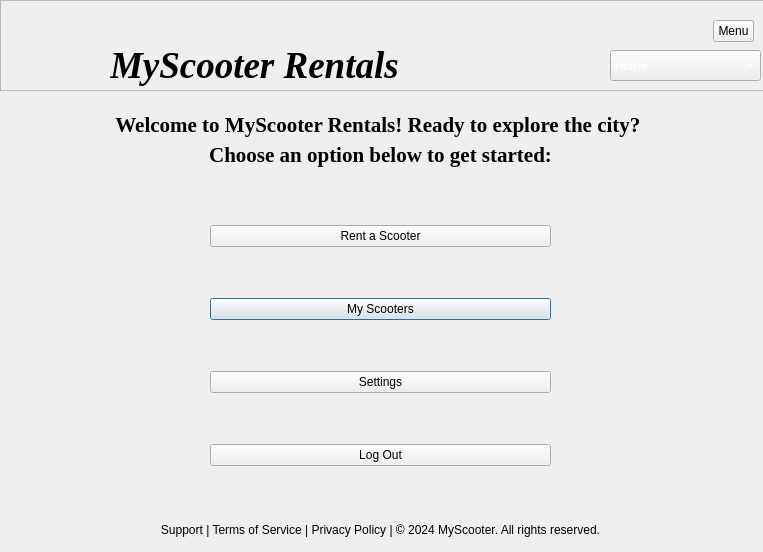
<?xml version="1.0" encoding="UTF-8"?>
<ui version="4.0">
 <class>scooter_management</class>
 <widget class="QDialog" name="scooter_management">
  <property name="geometry">
   <rect>
    <x>0</x>
    <y>0</y>
    <width>763</width>
    <height>552</height>
   </rect>
  </property>
  <property name="windowTitle">
   <string>Dialog</string>
  </property>
  <widget class="QWidget" name="verticalLayoutWidget">
   <property name="geometry">
    <rect>
     <x>210</x>
     <y>180</y>
     <width>341</width>
     <height>331</height>
    </rect>
   </property>
   <layout class="QVBoxLayout" name="verticalLayout">
    <item>
     <widget class="QPushButton" name="pushButton_2">
      <property name="text">
       <string>Rent a Scooter</string>
      </property>
      <property name="autoDefault">
       <bool>false</bool>
      </property>
     </widget>
    </item>
    <item>
     <widget class="QPushButton" name="pushButton_4">
      <property name="text">
       <string>My Scooters</string>
      </property>
     </widget>
    </item>
    <item>
     <widget class="QPushButton" name="pushButton">
      <property name="text">
       <string>Settings</string>
      </property>
     </widget>
    </item>
    <item>
     <widget class="QPushButton" name="pushButton_3">
      <property name="text">
       <string>Log Out</string>
      </property>
     </widget>
    </item>
   </layout>
  </widget>
  <widget class="QLabel" name="label_3">
   <property name="geometry">
    <rect>
     <x>0</x>
     <y>520</y>
     <width>761</width>
     <height>20</height>
    </rect>
   </property>
   <property name="text">
    <string>Support | Terms of Service | Privacy Policy | © 2024 MyScooter. All rights reserved.</string>
   </property>
   <property name="alignment">
    <set>Qt::AlignCenter</set>
   </property>
  </widget>
  <widget class="QFrame" name="frame">
   <property name="geometry">
    <rect>
     <x>0</x>
     <y>0</y>
     <width>771</width>
     <height>91</height>
    </rect>
   </property>
   <property name="frameShape">
    <enum>QFrame::StyledPanel</enum>
   </property>
   <property name="frameShadow">
    <enum>QFrame::Raised</enum>
   </property>
   <widget class="QLabel" name="label_2">
    <property name="geometry">
     <rect>
      <x>110</x>
      <y>40</y>
      <width>421</width>
      <height>50</height>
     </rect>
    </property>
    <property name="font">
     <font>
      <family>Times New Roman</family>
      <pointsize>28</pointsize>
      <italic>true</italic>
      <bold>true</bold>
     </font>
    </property>
    <property name="text">
     <string>MyScooter Rentals</string>
    </property>
   </widget>
   <widget class="QLabel" name="label">
    <property name="geometry">
     <rect>
      <x>10</x>
      <y>0</y>
      <width>81</width>
      <height>81</height>
     </rect>
    </property>
    <property name="text">
     <string/>
    </property>
    <property name="pixmap">
     <pixmap>../scooter.png</pixmap>
    </property>
    <property name="scaledContents">
     <bool>true</bool>
    </property>
    <property name="wordWrap">
     <bool>false</bool>
    </property>
   </widget>
   <widget class="QComboBox" name="comboBox">
    <property name="geometry">
     <rect>
      <x>610</x>
      <y>50</y>
      <width>151</width>
      <height>31</height>
     </rect>
    </property>
    <property name="palette">
     <palette>
      <active>
       <colorrole role="WindowText">
        <brush brushstyle="SolidPattern">
         <color alpha="255">
          <red>255</red>
          <green>255</green>
          <blue>255</blue>
         </color>
        </brush>
       </colorrole>
       <colorrole role="Text">
        <brush brushstyle="SolidPattern">
         <color alpha="255">
          <red>255</red>
          <green>255</green>
          <blue>255</blue>
         </color>
        </brush>
       </colorrole>
       <colorrole role="ButtonText">
        <brush brushstyle="SolidPattern">
         <color alpha="255">
          <red>255</red>
          <green>255</green>
          <blue>255</blue>
         </color>
        </brush>
       </colorrole>
      </active>
      <inactive>
       <colorrole role="WindowText">
        <brush brushstyle="SolidPattern">
         <color alpha="255">
          <red>255</red>
          <green>255</green>
          <blue>255</blue>
         </color>
        </brush>
       </colorrole>
       <colorrole role="Text">
        <brush brushstyle="SolidPattern">
         <color alpha="255">
          <red>255</red>
          <green>255</green>
          <blue>255</blue>
         </color>
        </brush>
       </colorrole>
       <colorrole role="ButtonText">
        <brush brushstyle="SolidPattern">
         <color alpha="255">
          <red>255</red>
          <green>255</green>
          <blue>255</blue>
         </color>
        </brush>
       </colorrole>
      </inactive>
      <disabled/>
     </palette>
    </property>
    <item>
     <property name="text">
      <string>Home</string>
     </property>
    </item>
    <item>
     <property name="text">
      <string>Rent a Scooter</string>
     </property>
    </item>
    <item>
     <property name="text">
      <string>My Scooters</string>
     </property>
    </item>
    <item>
     <property name="text">
      <string>Settings</string>
     </property>
    </item>
    <item>
     <property name="text">
      <string>Log Out</string>
     </property>
    </item>
   </widget>
   <widget class="QToolButton" name="toolButton">
    <property name="geometry">
     <rect>
      <x>713</x>
      <y>20</y>
      <width>41</width>
      <height>22</height>
     </rect>
    </property>
    <property name="text">
     <string>Menu</string>
    </property>
   </widget>
  </widget>
  <widget class="QLabel" name="label_5">
   <property name="geometry">
    <rect>
     <x>0</x>
     <y>109</y>
     <width>761</width>
     <height>31</height>
    </rect>
   </property>
   <property name="font">
    <font>
     <family>Times New Roman</family>
     <pointsize>16</pointsize>
     <italic>false</italic>
     <bold>true</bold>
    </font>
   </property>
   <property name="text">
    <string>Welcome to MyScooter Rentals! Ready to explore the city? </string>
   </property>
   <property name="alignment">
    <set>Qt::AlignCenter</set>
   </property>
  </widget>
  <widget class="QLabel" name="label_6">
   <property name="geometry">
    <rect>
     <x>0</x>
     <y>139</y>
     <width>761</width>
     <height>31</height>
    </rect>
   </property>
   <property name="font">
    <font>
     <family>Times New Roman</family>
     <pointsize>16</pointsize>
     <bold>true</bold>
    </font>
   </property>
   <property name="text">
    <string>Choose an option below to get started:</string>
   </property>
   <property name="alignment">
    <set>Qt::AlignCenter</set>
   </property>
  </widget>
 </widget>
 <resources/>
 <connections/>
</ui>
